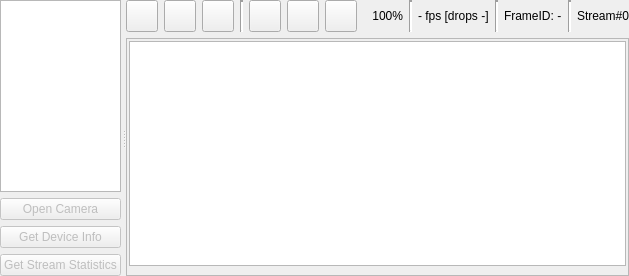
      <widget class="QSplitter" name="m_Splitter1">
       <property name="sizePolicy">
        <sizepolicy hsizetype="Preferred" vsizetype="Preferred">
         <horstretch>0</horstretch>
         <verstretch>0</verstretch>
        </sizepolicy>
       </property>
       <property name="frameShape">
        <enum>QFrame::NoFrame</enum>
       </property>
       <property name="frameShadow">
        <enum>QFrame::Plain</enum>
       </property>
       <property name="lineWidth">
        <number>0</number>
       </property>
       <property name="orientation">
        <enum>Qt::Horizontal</enum>
       </property>
       <property name="opaqueResize">
        <bool>true</bool>
       </property>
       <property name="handleWidth">
        <number>5</number>
       </property>
       <widget class="QWidget" name="layoutWidget1">
        <layout class="QVBoxLayout" name="verticalLayout_2">
         <item>
          <widget class="QListWidget" name="m_CamerasListBox">
           <property name="sizePolicy">
            <sizepolicy hsizetype="Expanding" vsizetype="Expanding">
             <horstretch>0</horstretch>
             <verstretch>0</verstretch>
            </sizepolicy>
           </property>
           <property name="minimumSize">
            <size>
             <width>80</width>
             <height>0</height>
            </size>
           </property>
           <property name="maximumSize">
            <size>
             <width>16777215</width>
             <height>16777215</height>
            </size>
           </property>
          </widget>
         </item>
         <item>
          <widget class="QPushButton" name="m_OpenCloseButton">
           <property name="enabled">
            <bool>false</bool>
           </property>
           <property name="minimumSize">
            <size>
             <width>0</width>
             <height>0</height>
            </size>
           </property>
           <property name="maximumSize">
            <size>
             <width>16777215</width>
             <height>16777215</height>
            </size>
           </property>
           <property name="text">
            <string>Open Camera</string>
           </property>
          </widget>
         </item>
         <item>
          <widget class="QPushButton" name="m_GetDeviceInfoButton">
           <property name="enabled">
            <bool>false</bool>
           </property>
           <property name="text">
            <string>Get Device Info</string>
           </property>
          </widget>
         </item>
         <item>
          <widget class="QPushButton" name="m_GetStreamStatisticsButton">
           <property name="enabled">
            <bool>false</bool>
           </property>
           <property name="text">
            <string>Get Stream Statistics</string>
           </property>
          </widget>
         </item>
        </layout>
       </widget>
       <widget class="QWidget" name="layoutWidget2">
        <layout class="QVBoxLayout" name="verticalLayout">
         <item>
          <layout class="QHBoxLayout" name="horizontalLayout">
           <item>
            <widget class="QPushButton" name="m_StartButton">
             <property name="sizePolicy">
              <sizepolicy hsizetype="Fixed" vsizetype="Fixed">
               <horstretch>0</horstretch>
               <verstretch>0</verstretch>
              </sizepolicy>
             </property>
             <property name="minimumSize">
              <size>
               <width>32</width>
               <height>32</height>
              </size>
             </property>
             <property name="maximumSize">
              <size>
               <width>32</width>
               <height>32</height>
              </size>
             </property>
             <property name="toolTip">
              <string>Start acquisition</string>
             </property>
             <property name="text">
              <string/>
             </property>
             <property name="icon">
              <iconset resource="v4l2test.qrc">
               <normaloff>:/v4l2test/play128.png</normaloff>:/v4l2test/play128.png</iconset>
             </property>
            </widget>
           </item>
           <item>
            <widget class="QPushButton" name="m_ToggleButton">
             <property name="sizePolicy">
              <sizepolicy hsizetype="Fixed" vsizetype="Fixed">
               <horstretch>0</horstretch>
               <verstretch>0</verstretch>
              </sizepolicy>
             </property>
             <property name="minimumSize">
              <size>
               <width>32</width>
               <height>32</height>
              </size>
             </property>
             <property name="maximumSize">
              <size>
               <width>32</width>
               <height>32</height>
              </size>
             </property>
             <property name="toolTip">
              <string>Toggle acquisition</string>
             </property>
             <property name="text">
              <string/>
             </property>
             <property name="icon">
              <iconset resource="v4l2test.qrc">
               <normaloff>:/v4l2test/play128orange.png</normaloff>:/v4l2test/play128orange.png</iconset>
             </property>
            </widget>
           </item>
           <item>
            <widget class="QPushButton" name="m_StopButton">
             <property name="sizePolicy">
              <sizepolicy hsizetype="Fixed" vsizetype="Fixed">
               <horstretch>0</horstretch>
               <verstretch>0</verstretch>
              </sizepolicy>
             </property>
             <property name="minimumSize">
              <size>
               <width>32</width>
               <height>32</height>
              </size>
             </property>
             <property name="maximumSize">
              <size>
               <width>32</width>
               <height>32</height>
              </size>
             </property>
             <property name="toolTip">
              <string>Stop acquisition</string>
             </property>
             <property name="text">
              <string/>
             </property>
             <property name="icon">
              <iconset resource="v4l2test.qrc">
               <normaloff>:/v4l2test/stop4.png</normaloff>:/v4l2test/stop4.png</iconset>
             </property>
            </widget>
           </item>
           <item>
            <widget class="Line" name="line_1">
             <property name="lineWidth">
              <number>2</number>
             </property>
             <property name="orientation">
              <enum>Qt::Vertical</enum>
             </property>
            </widget>
           </item>
           <item>
            <widget class="QPushButton" name="m_ZoomFitButton">
             <property name="sizePolicy">
              <sizepolicy hsizetype="Fixed" vsizetype="Fixed">
               <horstretch>0</horstretch>
               <verstretch>0</verstretch>
              </sizepolicy>
             </property>
             <property name="minimumSize">
              <size>
               <width>32</width>
               <height>32</height>
              </size>
             </property>
             <property name="maximumSize">
              <size>
               <width>32</width>
               <height>32</height>
              </size>
             </property>
             <property name="toolTip">
              <string>Fit to Window</string>
             </property>
             <property name="text">
              <string/>
             </property>
             <property name="icon">
              <iconset resource="v4l2test.qrc">
               <normaloff>:/v4l2test/magnifying-glass1.png</normaloff>:/v4l2test/magnifying-glass1.png</iconset>
             </property>
             <property name="checkable">
              <bool>true</bool>
             </property>
            </widget>
           </item>
           <item>
            <widget class="QPushButton" name="m_ZoomInButton">
             <property name="sizePolicy">
              <sizepolicy hsizetype="Fixed" vsizetype="Fixed">
               <horstretch>0</horstretch>
               <verstretch>0</verstretch>
              </sizepolicy>
             </property>
             <property name="minimumSize">
              <size>
               <width>32</width>
               <height>32</height>
              </size>
             </property>
             <property name="maximumSize">
              <size>
               <width>32</width>
               <height>32</height>
              </size>
             </property>
             <property name="toolTip">
              <string>Switch the resize.</string>
             </property>
             <property name="text">
              <string/>
             </property>
             <property name="icon">
              <iconset resource="v4l2test.qrc">
               <normaloff>:/v4l2test/zoom75.png</normaloff>:/v4l2test/zoom75.png</iconset>
             </property>
             <property name="autoRepeat">
              <bool>true</bool>
             </property>
            </widget>
           </item>
           <item>
            <widget class="QPushButton" name="m_ZoomOutButton">
             <property name="sizePolicy">
              <sizepolicy hsizetype="Fixed" vsizetype="Fixed">
               <horstretch>0</horstretch>
               <verstretch>0</verstretch>
              </sizepolicy>
             </property>
             <property name="minimumSize">
              <size>
               <width>32</width>
               <height>32</height>
              </size>
             </property>
             <property name="maximumSize">
              <size>
               <width>32</width>
               <height>32</height>
              </size>
             </property>
             <property name="toolTip">
              <string>Switch the resize.</string>
             </property>
             <property name="text">
              <string/>
             </property>
             <property name="icon">
              <iconset resource="v4l2test.qrc">
               <normaloff>:/v4l2test/magnifying-glass2.png</normaloff>:/v4l2test/magnifying-glass2.png</iconset>
             </property>
             <property name="autoRepeat">
              <bool>true</bool>
             </property>
            </widget>
           </item>
           <item>
            <widget class="QLabel" name="m_ZoomLabel">
             <property name="sizePolicy">
              <sizepolicy hsizetype="Fixed" vsizetype="Preferred">
               <horstretch>0</horstretch>
               <verstretch>0</verstretch>
              </sizepolicy>
             </property>
             <property name="minimumSize">
              <size>
               <width>40</width>
               <height>0</height>
              </size>
             </property>
             <property name="maximumSize">
              <size>
               <width>40</width>
               <height>16777215</height>
              </size>
             </property>
             <property name="text">
              <string>100%</string>
             </property>
             <property name="alignment">
              <set>Qt::AlignRight|Qt::AlignTrailing|Qt::AlignVCenter</set>
             </property>
            </widget>
           </item>
           <item>
            <widget class="Line" name="line_2">
             <property name="lineWidth">
              <number>2</number>
             </property>
             <property name="orientation">
              <enum>Qt::Vertical</enum>
             </property>
            </widget>
           </item>
           <item>
            <widget class="QLabel" name="m_FramesPerSecondLabel">
             <property name="text">
              <string>- fps [drops -]</string>
             </property>
            </widget>
           </item>
           <item>
            <widget class="Line" name="line_3">
             <property name="lineWidth">
              <number>2</number>
             </property>
             <property name="orientation">
              <enum>Qt::Vertical</enum>
             </property>
            </widget>
           </item>
           <item>
            <widget class="QLabel" name="m_FrameIdLabel">
             <property name="text">
              <string>FrameID: -</string>
             </property>
            </widget>
           </item>
           <item>
            <widget class="Line" name="line">
             <property name="lineWidth">
              <number>2</number>
             </property>
             <property name="orientation">
              <enum>Qt::Vertical</enum>
             </property>
            </widget>
           </item>
           <item>
            <widget class="QLabel" name="m_StreamLabel">
             <property name="text">
              <string>Stream#0</string>
             </property>
            </widget>
           </item>
           <item>
            <spacer name="horizontalSpacer">
             <property name="orientation">
              <enum>Qt::Horizontal</enum>
             </property>
             <property name="sizeHint" stdset="0">
              <size>
               <width>40</width>
               <height>20</height>
              </size>
             </property>
            </spacer>
           </item>
          </layout>
         </item>
         <item>
          <widget class="QScrollArea" name="scrollArea">
           <property name="widgetResizable">
            <bool>true</bool>
           </property>
           <widget class="QWidget" name="scrollAreaWidgetContents">
            <property name="geometry">
             <rect>
              <x>0</x>
              <y>0</y>
              <width>825</width>
              <height>286</height>
             </rect>
            </property>
            <layout class="QHBoxLayout" name="horizontalLayout_4">
             <property name="leftMargin">
              <number>2</number>
             </property>
             <property name="topMargin">
              <number>2</number>
             </property>
             <property name="rightMargin">
              <number>2</number>
             </property>
             <item>
              <widget class="QGraphicsView" name="m_ImageView"/>
             </item>
            </layout>
           </widget>
          </widget>
         </item>
        </layout>
       </widget>
      </widget>
